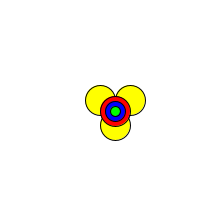
Frame 1 (no input)
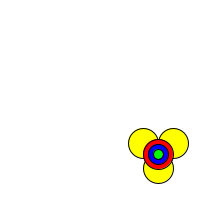
Frame 60 (the mouse pressed at the canvas centre just before this capture)
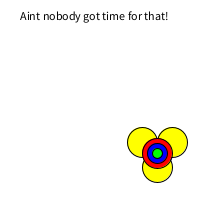
Frame 120 (the mouse held since frame 60 and released just before this capture)

The Processing sketch that drew these frames (run headless with seeded random() and noise(); from frame 60 on, the mouse is pressed at the canvas centre):

// Processing sketch: processing_89831
// ── processing_89831.pde

int x = 100, speedX = 1;

void setup()
{
  size(200, 200);
}

void draw()
{
  background (255);
  block(30, 30);
}

void block(int posX, int posY)
{
  if (mouseX > 90 && mouseX < 110 && mouseY > 90 && mouseY < 110)
  {
  fill (255, 255, 0);
  ellipse(x+15, x + 25, 30, 30);
  ellipse(x, x, 30, 30);
  ellipse(x + posX, x, 30, 30);
  fill(255, 0, 0);
  ellipseMode(CENTER);
  ellipse(x+15, x+11, 30, 30);
  fill(0, 0, 255);
  ellipse(x+15, x+11, 20, 20);
  fill(0, 255, 0);
  ellipse(x+15, x+11, 10, 10);
  fill (0);
  text ("Aint nobody got time for that!", 20, 20);
  }
  else
  {
  fill(0, 255, 255);
  fill (255, 255, 0);
  ellipse(x+15, x + 25, 30, 30);
  ellipse(x, x, 30, 30);
  ellipse(x + posY, x, 30, 30);
  fill(255, 0, 0);
  ellipseMode(CENTER);
  ellipse(x+15, x+11, 30, 30);
  fill(0, 0, 255);
  ellipse(x+15, x+11, 20, 20);
  fill(0, 255, 0);
  ellipse(x+15, x+11, 10, 10);
  x = x + speedX;
  if (x > 150 || x < 50)
  {
    speedX = speedX * -1;
  }
  }
}
